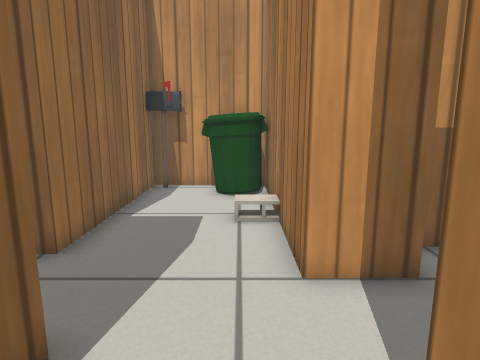
view 1 (above)

21 first-person views from a walk through a world built for the Gazebo simulator. The camera is 0.65 m above the floor, tilts 10° down and sees 75° across. Floor lines are 1 m apart. The floor is counted in squares, 0.25 m on a side. Each view is taken from the middle of a square. On the plan, view 1 faces up. The plan holds only what a view shows up to about 20 squares ahead; the rest is blank. Gazebo's built-in surfaces are drawn with simple patterns.

view 2
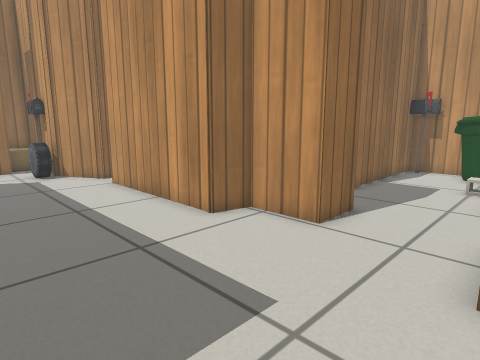

view 3
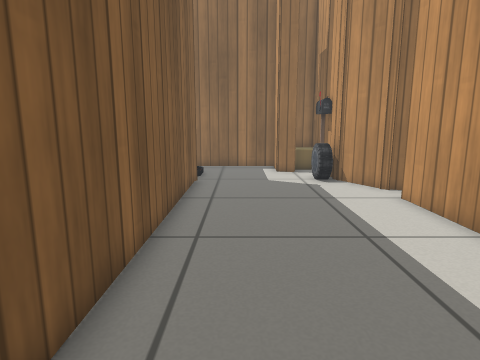

view 4
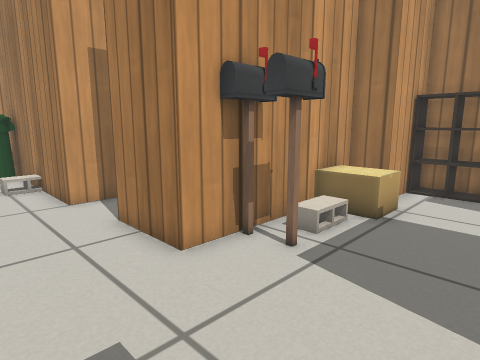

view 5
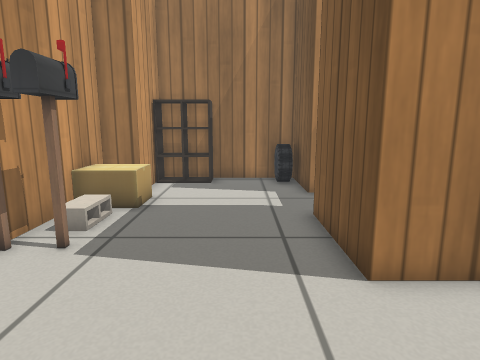

view 6
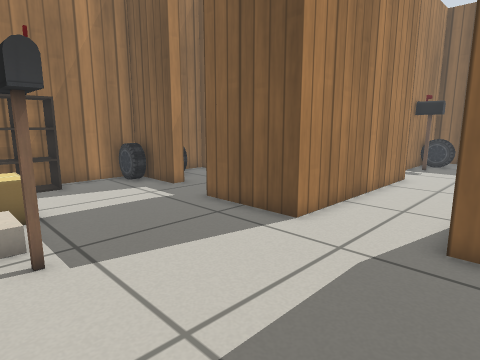

view 7
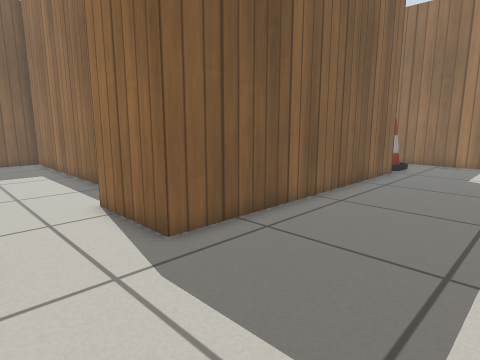

view 8
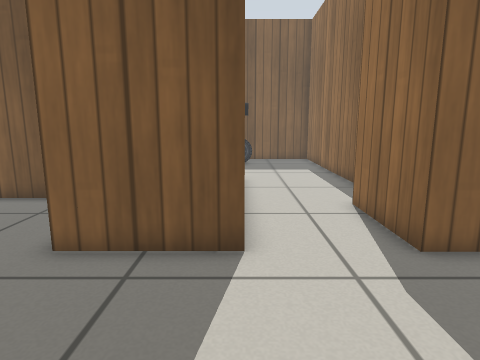

view 9
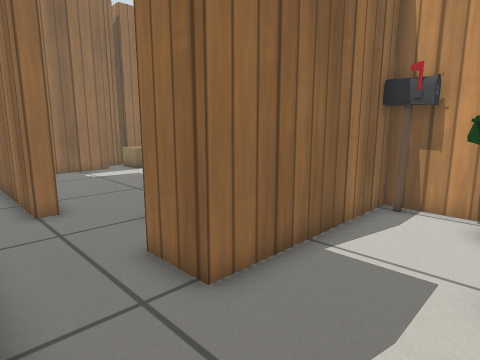

view 10
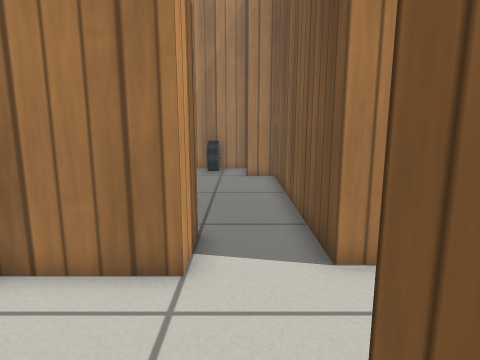

view 11
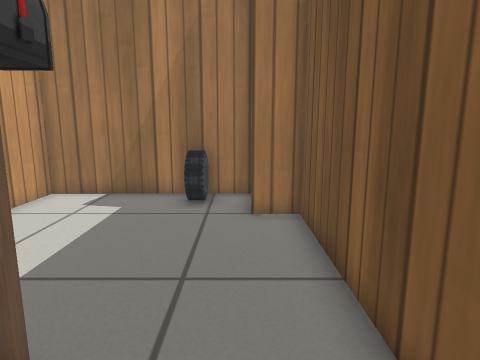

view 12
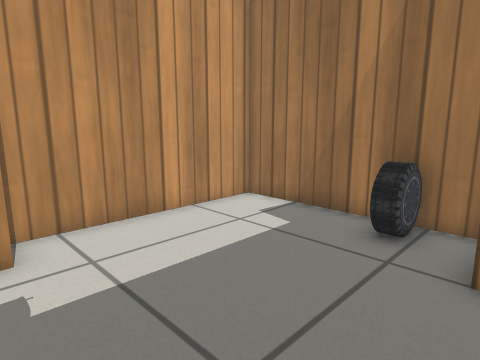

view 13
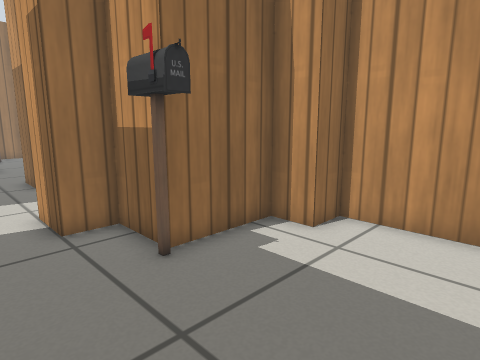

view 14
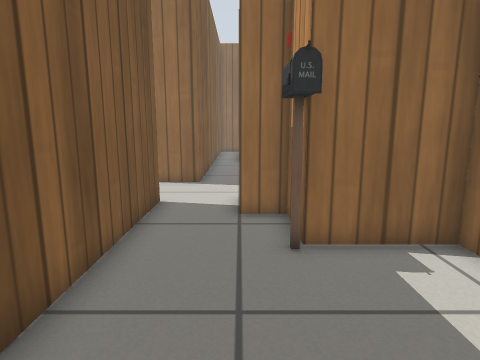

view 15
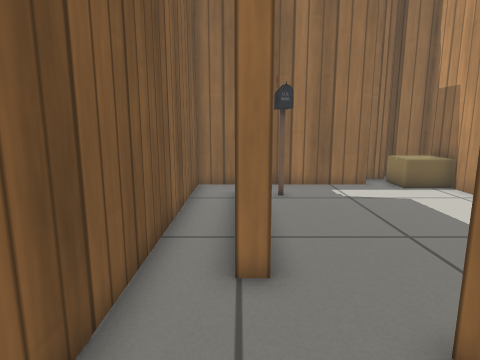

view 16
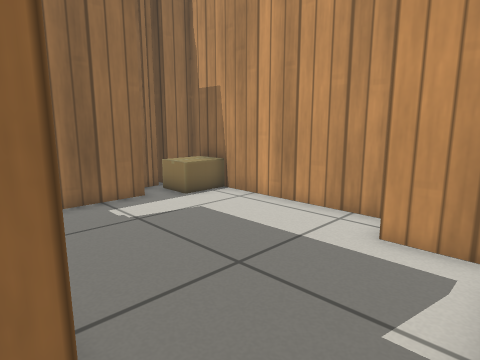

view 17
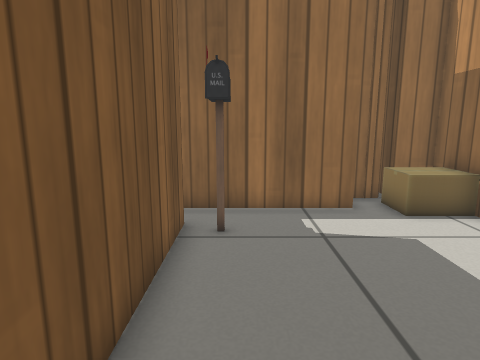

view 18
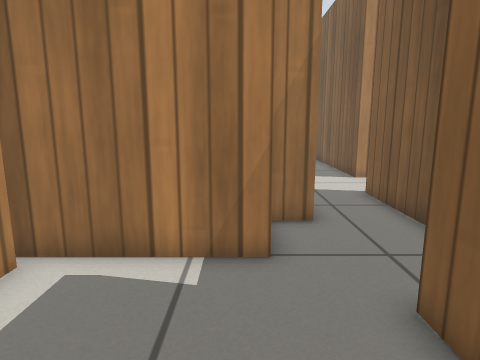

view 19
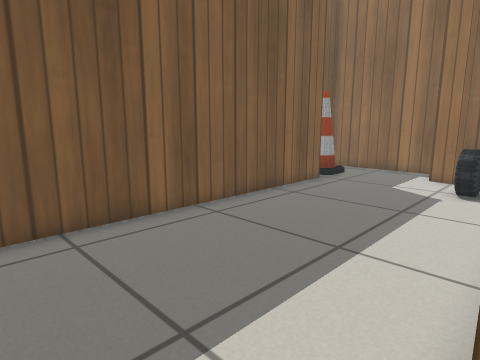

view 20
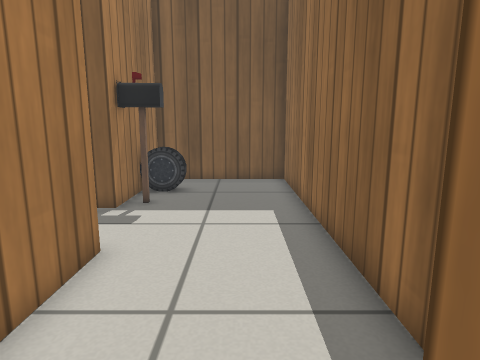

view 21
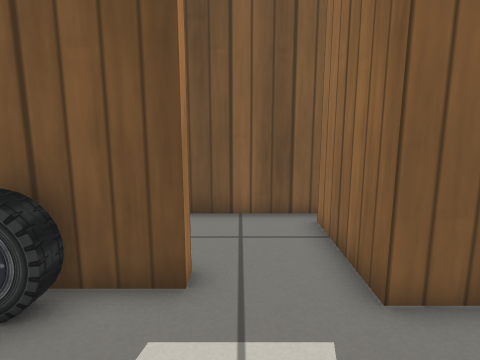

### Floor plan
Points are (right, up) in squares from view 1. A wall is a line through its corners. A room is listed if a view was taken in it or the views show most of it. See-through windows are left out.
Room 1 (views 1, 2, 3, 4, 5, 6, 7, 8, 19, 20, 21)
walls: (-5, -0.2) (-11.6, -0.2); (-2.2, 1.2) (-4.6, 1.2) (-5, -0.3) (-5.4, -0.2); (1.9, -13.5) (1.9, -8.1) (5.9, -8.1); (-13.3, 0.1) (-16, -1.5); (-13.3, 0.6) (-13.6, -0.4); (6.5, -0.8) (1.5, -0.8) (1.5, 0.4); (-15.7, -8.1) (-1.7, -8.1) (-1.7, -12.1); (-16.3, -1.4) (-17.6, -1.4); (8.9, -8.6) (12.3, -8.6) (12.3, -2.2) (8.9, -2.2) (8.9, -0.8); (-18.6, -3.5) (-18.6, -3.9); (-18.3, -1.4) (-20.7, -1.4) (-20.7, -10.2) (-19.2, -10.2); (-18.9, -2.8) (-18.2, -3) (-18.5, -3.9) (-20.5, -3.9); (12.1, -4.7) (10.9, -4.7) (10.9, -2.1)
ways out: opening at (0, 1.5) to room 2; opening at (0, -13.7) to room 5; opening at (7.5, -9) to room 6
objects: cardboard box (-20, -3) to (-19, -2); cone (-18, -9) to (-17, -8); postbox (-18, -2) to (-17, -2); car (-16, -2) to (-15, -2); postbox (3, -2) to (4, -2); postbox (3, -1); cardboard box (7, -3) to (8, -1); car (11, -8) to (12, -8)
Room 2 (views 9, 11, 12, 13, 14)
walls: (4.6, 6.4) (3.1, 6.4) (3.1, 5) (1.1, 5); (11.9, 3) (11.9, 3.8); (14.7, 3.5) (14.7, 11.2) (6.9, 11.2) (6.9, 9.8) (5.5, 9.8) (5.5, 6.4); (1.5, 0.4) (1.5, 2.2) (11.9, 2.2) (11.9, 3.8); (-2.2, 3.2) (-2.2, 1.2)
ways out: opening at (0, 1.5) to room 1; opening at (-0.5, 3.5) to room 3
objects: postbox (5, 6) to (6, 6); car (13, 5) to (14, 6)
Room 3 (views 10, 15)
walls: (1.1, 5) (1.1, 13.4) (-3.7, 13.4) (-3.7, 6) (-5.7, 6); (-7.4, 3.2) (-2.2, 3.2)
ways out: opening at (-0.5, 3.5) to room 2; opening at (-6.5, 4.5) to room 4
objects: postbox (-3, 13) to (-2, 13); bin (-1, 11) to (0, 12); cinder block (0, 9)
Room 4 (views 16, 17, 18)
walls: (-16, 5.5) (-10, 5.5) (-10, 5) (-15.4, 5); (-18.6, 10.6) (-18.6, 3.2) (-7.4, 3.2); (-11.1, 13.8) (-19.9, 13.8) (-19.9, 12.4); (-8.1, 7.4) (-8.1, 12.5); (-8.5, 12.1) (-10.6, 12.1); (-19.9, 12) (-19.9, 11); (-20.1, 12.1) (-19.9, 11.4); (-5.7, 6) (-5.7, 7.3)
low walls: (-7.8, 7.4) (-8.1, 7.4)
ways out: opening at (-6.5, 4.5) to room 3
objects: cardboard box (-19, 12) to (-18, 13); postbox (-17, 6) to (-16, 7)
Room 5 (no view inside)
walls: (1.9, -17.2) (1.9, -13.5); (-3.1, -14.1) (-3.1, -25.9) (2.9, -25.9) (2.9, -20.6)
ways out: opening at (0, -13.7) to room 1; opening at (3.5, -19)
objects: car (1, -24) to (2, -23); postbox (2, -22) to (2, -21)
Room 6 (no view inside)
walls: (8.9, -9.2) (8.9, -8.6); (5.6, -13) (12.3, -13) (12.3, -11.6); (5.9, -8.1) (5.9, -12.2)
ways out: opening at (7.5, -9) to room 1
objects: other object (10, -11) to (12, -10)

Positions as (right, up) in squares from view 1, and headings:
1: (0, 0), facing up
2: (2, -6), facing up-left
3: (-1, -6), facing left
4: (-2, -6), facing up-right
5: (-3, -6), facing right
6: (-3, -1), facing down-right
7: (2, -2), facing down-left
8: (2, -2), facing down
9: (0, 3), facing up-left
10: (-4, 4), facing right
11: (3, 4), facing right
12: (6, 3), facing up-right
13: (11, 3), facing up-left
14: (12, 5), facing left
15: (-5, 5), facing left
16: (-8, 5), facing up-left
17: (-9, 7), facing left
18: (-14, 8), facing right
19: (-2, 0), facing down-left
20: (-1, -11), facing down
21: (8, -4), facing down
